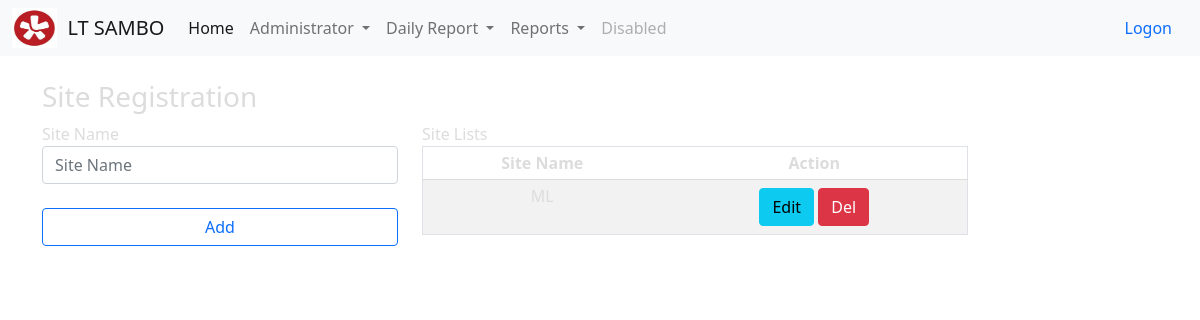
Before: /site/site with the older database file.
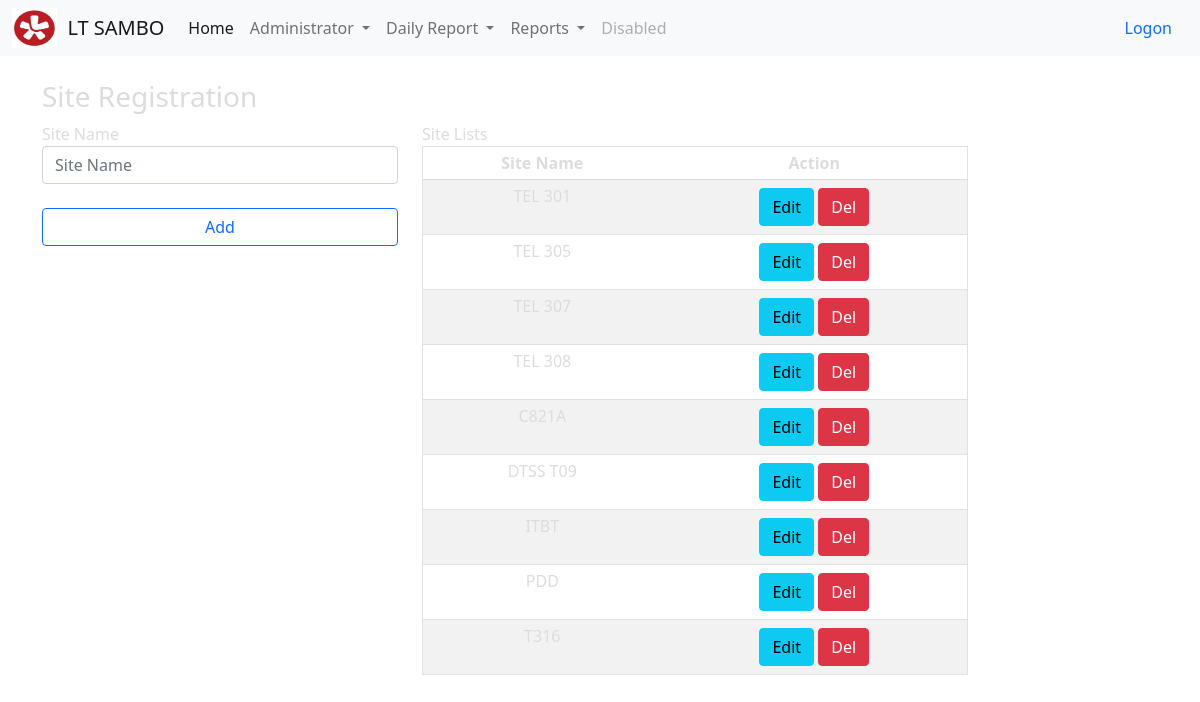
After: the same page with the newer database file.
### todo_list/models.py (models this page shows, shortened)
class Site(models.Model):
    TX_Site_Name = models.CharField(max_length=200)
    Is_Active = models.BooleanField(default=True)

### todo_list/views.py (the view)
# urls.py: path('site/site',views.site, name='site'),
def site(request):
    if request.method == 'POST':
        form = SiteForm(request.POST or None)
        if form.is_valid():
            form.save()
        site_items = Site.objects.all
        messages.success(request, ('Item has been added to the list!'))
        return render(request, 'admin/site_create.html', {'site_items': site_items})
    else:
        site_items = Site.objects.all
        return render(request, 'admin/site_create.html', {'site_items': site_items})

### todo_list/templates/admin/site_create.html (shortened to what this page needs)
{% extends 'base.html' %}
{% load static %}
{% block content %}
<br><br>
<div class="container">
<div class="row">
    <h3 class="panel-title">
        <span class="english">Site Registration</span>
    </h3>
    <form class="col-md-4 col-md-offset-2" method="post">
            <span>Site Name</span>
            <input class="form-control col-md-6 me-2" type="input" placeholder="Site Name" aria-label="Site_Name" name ="TX_Site_Name"><br>
            <div class="d-grid gap-2">
                <button class="btn btn-outline-primary mb-3" type="submit">Add</button>
            </div>
    </form>
    <br>
    {%if site_items %}
    <br>
    <div class="col-md-6 col-md-offset-2 primary md-2">
        <span> Site Lists</span>
    <table class="table table-striped secondary border" style="Color:#dcdcdc; line-height:1;">
    <thead>
        <tr>
            <th><center>Site Name</center></th>
            <th class="text-center"><center>Action</center></th>
        </tr>
    </thead>
      {% for things in site_items %}
            <tr style="Color:#dcdcdc;">
                <td><center>{{ things.TX_Site_Name }} </center></td>
                <td class="text-center"><a class='btn btn-info btn-xs' href="#"> Edit</a> <a href="#" class="btn btn-danger btn-xs"> Del</a></td>
            </tr>
        {% endfor %}
    </table>
       </div>
   {% endif %}
</div>
</div>
{% endblock %}

Changed rows visible on the page:
removed Site: TX_Site_Name "ML"
added Site: TX_Site_Name "TEL 301"
added Site: TX_Site_Name "TEL 305"
added Site: TX_Site_Name "TEL 307"
added Site: TX_Site_Name "TEL 308"
added Site: TX_Site_Name "C821A"
added Site: TX_Site_Name "DTSS T09"
added Site: TX_Site_Name "ITBT"
added Site: TX_Site_Name "PDD"
added Site: TX_Site_Name "T316"
